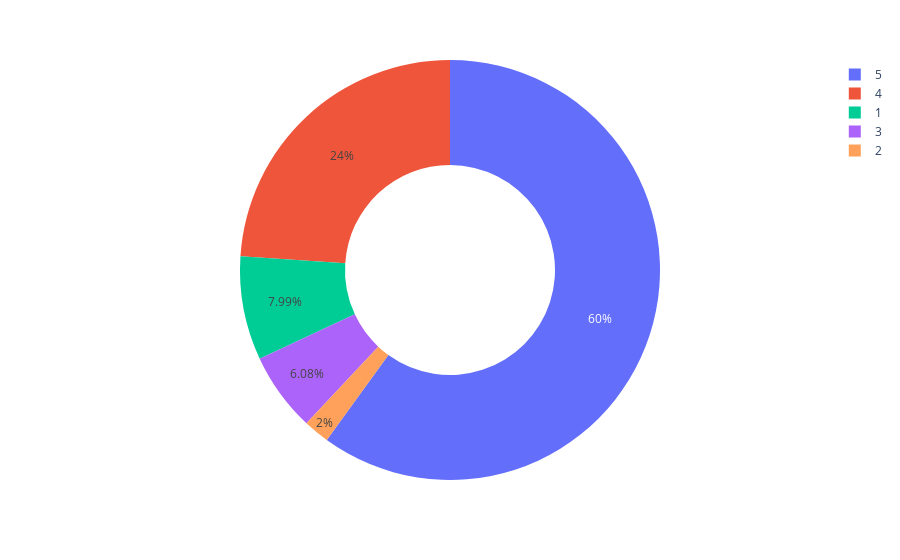

Notebook source saved alongside this figure:
### Code cell
ratings = data["Rating"].value_counts()
numbers = ratings.index
quantity = ratings.values
import plotly.express as px 
figure = px.pie(data, values=quantity, names=numbers,hole=0.5)
figure.show()

### Figure 1 — Plotly figure (JSON) as saved in the notebook; plotly's stock layout.template omitted (floating-point values rounded to 4 significant figures)
{"data": [{"domain": {"x": [0, 1], "y": [0, 1]}, "hole": 0.5, "hovertemplate": "label=%{label}<br>value=%{value}<extra></extra>", "labels": [5, 4, 1, 3, 2], "legendgroup": "", "name": "", "showlegend": true, "type": "pie", "values": [1382, 552, 184, 140, 46]}], "layout": {"autosize": true, "legend": {"tracegroupgap": 0}, "margin": {"t": 60}}}
